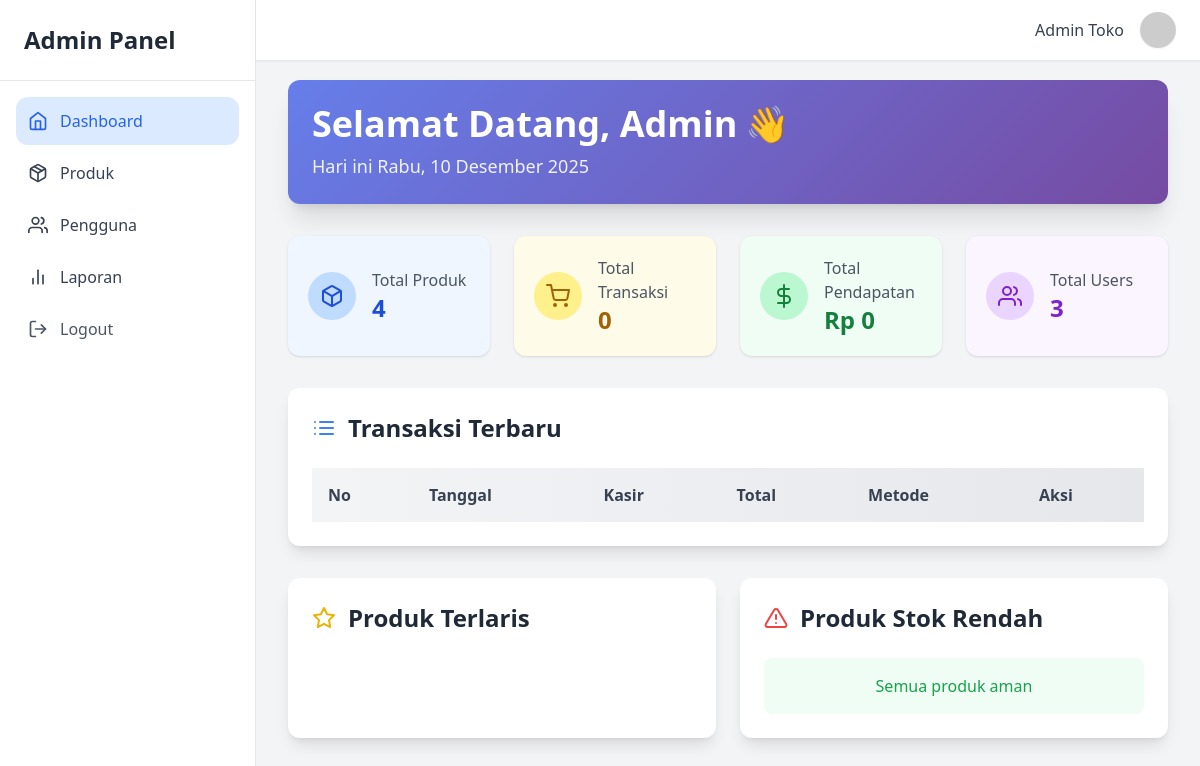
The app's page /dashboard/ (signed in), older data.
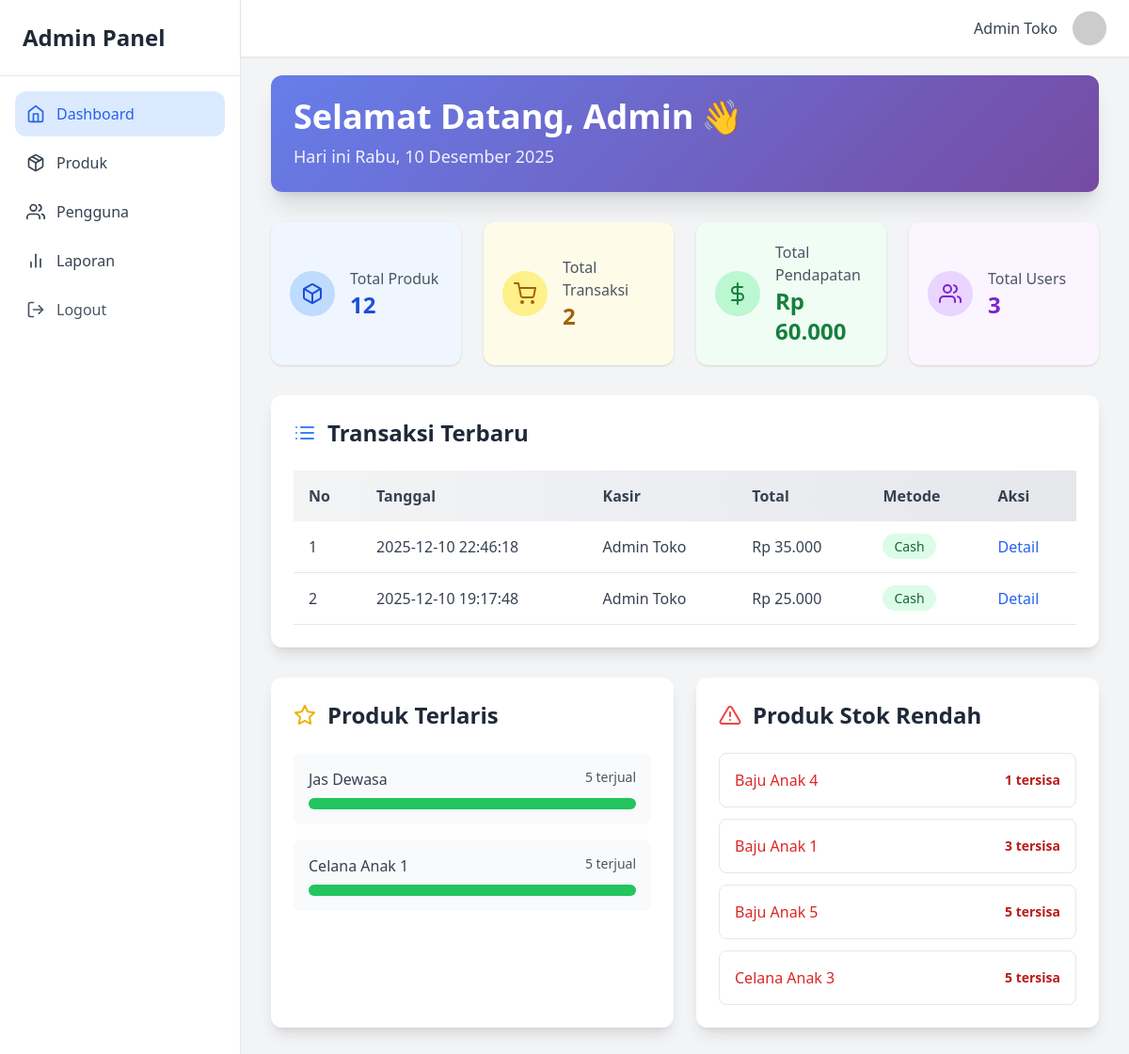
The same page, newer data.
### tables this page shows
CREATE TABLE `transactions` (
  `id` int(11) NOT NULL,
  `user_id` int(11) NOT NULL,
  `total` int(11) NOT NULL,
  `payment` int(11) NOT NULL,
  `change_money` int(11) NOT NULL,
  `method` enum('cash','qris','transfer') DEFAULT 'cash',
  `created_at` datetime DEFAULT current_timestamp()
);

CREATE TABLE `users` (
  `id` int(11) NOT NULL,
  `name` varchar(100) NOT NULL,
  `email` varchar(100) NOT NULL,
  `password` varchar(255) NOT NULL,
  `role` enum('admin','kasir') DEFAULT 'kasir',
  `created_at` datetime DEFAULT current_timestamp()
);

CREATE TABLE `products` (
  `id` int(11) NOT NULL,
  `name` varchar(150) NOT NULL,
  `price` int(11) NOT NULL,
  `stock` int(11) NOT NULL,
  `image` varchar(255) DEFAULT NULL,
  `is_deleted` tinyint(1) DEFAULT 0,
  `created_at` datetime DEFAULT current_timestamp(),
  `updated_at` datetime DEFAULT current_timestamp() ON UPDATE current_timestamp()
);

### dashboard/logic/index.php (called while the page is built, shortened)
<?php
include "../../include/conn.php";
$totalProducts = $conn->query("SELECT COUNT(*) as total FROM products")->fetch_assoc()['total'];
$totalTransactions = $conn->query("SELECT COUNT(*) as total FROM transactions")->fetch_assoc()['total'];
$totalRevenue = $conn->query("SELECT SUM(total) as total FROM transactions")->fetch_assoc()['total'];
$totalRevenue = $totalRevenue ? $totalRevenue : 0;
$recentTransactions = [];
$res = $conn->query("
    SELECT t.id, t.total, t.method, t.created_at, u.name as kasir
    FROM transactions t
    JOIN users u ON t.user_id = u.id
    ORDER BY t.created_at DESC
    LIMIT 5
");
while ($row = $res->fetch_assoc()) {
  $recentTransactions[] = $row;
}
$bestSellingProducts = [];
$res = $conn->query("
    SELECT p.id, p.name, p.stock, SUM(ti.qty) as total_sold
    FROM transaction_items ti
    JOIN products p ON ti.product_id = p.id
    GROUP BY p.id
    ORDER BY total_sold DESC
    LIMIT 5
");
while ($row = $res->fetch_assoc()) {
  $bestSellingProducts[] = $row;
}
$lowStockProducts = [];
$res = $conn->query("
    SELECT id, name, stock
    FROM products
    WHERE stock < 10
    ORDER BY stock ASC
");
while ($row = $res->fetch_assoc()) {
  $lowStockProducts[] = $row;
}

### dashboard/ui/index.php (the view, shortened to what the changed rows need)
<?php
include "../logic/index.php";
?>
<!DOCTYPE html>
<html lang="en">
<head>
  <script src="https://cdn.tailwindcss.com"></script>
</head>
<body class="bg-gray-100">
  <?php include "../../include/layouts/sidebar.php"; ?>
  <div class="ml-64 pt-20 p-8">
    <div class="gradient-bg text-white p-6 rounded-xl shadow-xl mb-8">
      <h1 class="text-4xl font-bold mb-2 flex items-center gap-2">
        <span>Selamat Datang, Admin</span>
        <span class="animate-bounce">👋</span>
      </h1>
    </div>
    <div class="grid grid-cols-1 md:grid-cols-4 gap-6 mb-8">
      <div class="p-5 bg-blue-50 rounded-xl shadow hover:shadow-lg transition flex items-center gap-4">
        <div>
          <p class="text-gray-600 font-medium">Total Produk</p>
          <p class="text-2xl md:text-2xl font-bold text-blue-700"><?= $totalProducts; ?></p>
        </div>
      </div>
      <div class="p-5 bg-yellow-50 rounded-xl shadow hover:shadow-lg transition flex items-center gap-4">
        <div>
          <p class="text-gray-600 font-medium">Total Transaksi</p>
          <p class="text-2xl md:text-2xl font-bold text-yellow-700"><?= $totalTransactions; ?></p>
        </div>
      </div>
      <div class="p-5 bg-green-50 rounded-xl shadow hover:shadow-lg transition flex items-center gap-4">
        <div>
          <p class="text-gray-600 font-medium">Total Pendapatan</p>
          <p class="text-2xl md:text-2xl font-bold text-green-700">Rp <?= number_format($totalRevenue, 0, ',', '.'); ?></p>
        </div>
      </div>
    </div>
    <div class="bg-white p-6 rounded-xl shadow-lg card-hover mb-8">
      <h2 class="text-2xl font-semibold mb-6 text-gray-800 flex items-center">
        <i data-feather="list" class="mr-3 text-blue-500"></i>Transaksi Terbaru
      </h2>
      <div class="overflow-x-auto">
        <table class="w-full table-auto border-collapse">
          <thead class="bg-gradient-to-r from-gray-100 to-gray-200">
            <tr class="text-left text-gray-700">
              <th class="p-4 font-semibold">No</th>
              <th class="p-4 font-semibold">Tanggal</th>
              <th class="p-4 font-semibold">Kasir</th>
              <th class="p-4 font-semibold">Total</th>
              <th class="p-4 font-semibold">Metode</th>
              <th class="p-4 font-semibold">Aksi</th>
            </tr>
          </thead>
          <tbody class="text-gray-700">
            <?php foreach ($recentTransactions as $i => $trx): ?>
              <tr class="border-b hover:bg-gray-50 transition">
                <td class="p-4"><?php echo $i + 1; ?></td>
                <td class="p-4"><?php echo $trx['created_at']; ?></td>
                <td class="p-4"><?php echo $trx['kasir']; ?></td>
                <td class="p-4">Rp <?php echo number_format($trx['total'], 0, ',', '.'); ?></td>
                <td class="p-4">
                  <span class="px-3 py-1 rounded-full text-sm font-medium
                    <?php echo $trx['method'] == 'cash' ? 'bg-green-100 text-green-800' : ($trx['method'] == 'qris' ? 'bg-blue-100 text-blue-800' : 'bg-purple-100 text-purple-800'); ?>">
                    <?php echo ucfirst($trx['method']); ?>
                  </span>
                </td>
                <td class="p-4">
                  <button
                    onclick="openDetailModal(<?php echo $trx['id']; ?>)"
                    class="text-blue-600 hover:underline font-medium transition">
                    Detail
                  </button>
                </td>
              </tr>
            <?php endforeach; ?>
          </tbody>
        </table>
      </div>
    </div>
    <div class="grid grid-cols-1 md:grid-cols-2 gap-6 mb-8">
      <div class="bg-white p-6 rounded-xl shadow-lg card-hover">
        <h2 class="text-2xl font-semibold mb-6 text-gray-800 flex items-center">
          <i data-feather="star" class="mr-3 text-yellow-500"></i>Produk Terlaris
        </h2>
        <div class="space-y-4">
          <?php
          $maxSold = !empty($bestSellingProducts) ? max(array_column($bestSellingProducts, 'total_sold')) : 1;
          ?>
          <?php foreach ($bestSellingProducts as $prod): ?>
            <?php
            $percentage = ($prod['total_sold'] / $maxSold) * 100;
            ?>
            <div class="p-4 bg-gray-50 rounded-lg hover:bg-gray-100 transition">
              <div class="flex justify-between mb-2">
                <span class="font-medium text-gray-700"><?php echo $prod['name']; ?></span>
                <span class="text-sm text-gray-600"><?php echo $prod['total_sold']; ?> terjual</span>
              </div>
              <div class="w-full bg-gray-200 rounded-full h-3">
                <div class="bg-green-500 h-3 rounded-full transition-all duration-500" style="width: <?php echo $percentage; ?>%;"></div>
              </div>
            </div>
          <?php endforeach; ?>
        </div>
      </div>
      <div class="bg-white p-6 rounded-xl shadow-lg card-hover">
        <h2 class="text-2xl font-semibold mb-6 text-gray-800 flex items-center">
          <i data-feather="alert-triangle" class="mr-3 text-red-500"></i>Produk Stok Rendah
        </h2>
        <div class="space-y-3">
          <?php if (count($lowStockProducts) > 0): ?>
            <?php foreach ($lowStockProducts as $prod): ?>
              <div class="flex justify-between items-center p-4 border rounded-lg hover:bg-red-50 transition">
                <span class="font-medium text-red-600"><?php echo $prod['name']; ?></span>
                <span class="text-sm text-red-700 font-semibold"><?php echo $prod['stock']; ?> tersisa</span>
              </div>
            <?php endforeach; ?>
          <?php else: ?>
            <div class="p-4 text-green-600 font-medium bg-green-50 rounded-lg text-center">Semua produk aman</div>
          <?php endif; ?>
        </div>
      </div>
    </div>
  </div>
</body>
</html>

Row changes from the older to the newer data that the page shows:
added transactions: created_at "2025-12-10 22:46:18", user.name "Admin Toko", total "35.000", method "Cash"
added transactions: created_at "2025-12-10 19:17:48", user.name "Admin Toko", total "25.000", method "Cash"
now on this page (row edited): products: name "Jas Dewasa", total_sold "5", $percentage 100 (drawn), shown under "Produk Terlaris"
now on this page (row edited): products: name "Celana Anak 1", total_sold "5", $percentage 100 (drawn), shown under "Produk Terlaris"
added products: name "Baju Anak 4", stock "1", shown under "Produk Stok Rendah"
added products: name "Baju Anak 1", stock "3", shown under "Produk Stok Rendah"
added products: name "Baju Anak 5", stock "5", shown under "Produk Stok Rendah"
added products: name "Celana Anak 3", stock "5", shown under "Produk Stok Rendah"
Text that changed along with them:
$totalProducts: "4" → "12"
$totalTransactions: "0" → "2"
$totalRevenue: "0" → "60.000"
text no longer shown: "Semua produk aman"
